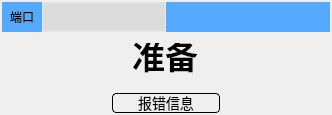
       <widget class="QWidget" name="widget_port4" native="true">
        <property name="styleSheet">
         <string notr="true">QWidget#widget_port4{
	background-color: rgb(247, 247, 247);
	border-color: rgb(0, 170, 255);
	border-style:solid;
	border-width:2px;
}</string>
        </property>
        <layout class="QVBoxLayout" name="verticalLayout_5" stretch="1,4,0">
         <property name="spacing">
          <number>2</number>
         </property>
         <property name="leftMargin">
          <number>2</number>
         </property>
         <property name="topMargin">
          <number>2</number>
         </property>
         <property name="rightMargin">
          <number>2</number>
         </property>
         <property name="bottomMargin">
          <number>2</number>
         </property>
         <item>
          <widget class="QWidget" name="widget_4" native="true">
           <property name="styleSheet">
            <string notr="true">QWidget#widget_4{
	background-color: rgb(85, 170, 255);
}</string>
           </property>
           <layout class="QGridLayout" name="gridLayout_5">
            <property name="leftMargin">
             <number>0</number>
            </property>
            <property name="topMargin">
             <number>0</number>
            </property>
            <property name="rightMargin">
             <number>0</number>
            </property>
            <property name="bottomMargin">
             <number>0</number>
            </property>
            <property name="horizontalSpacing">
             <number>0</number>
            </property>
            <item row="0" column="0">
             <layout class="QHBoxLayout" name="horizontalLayout_35">
              <item>
               <layout class="QHBoxLayout" name="horizontalLayout_36" stretch="0,0">
                <item>
                 <widget class="QLabel" name="label_port4">
                  <property name="sizePolicy">
                   <sizepolicy hsizetype="Minimum" vsizetype="Fixed">
                    <horstretch>0</horstretch>
                    <verstretch>0</verstretch>
                   </sizepolicy>
                  </property>
                  <property name="minimumSize">
                   <size>
                    <width>40</width>
                    <height>30</height>
                   </size>
                  </property>
                  <property name="maximumSize">
                   <size>
                    <width>40</width>
                    <height>16777215</height>
                   </size>
                  </property>
                  <property name="text">
                   <string>端口</string>
                  </property>
                  <property name="alignment">
                   <set>Qt::AlignCenter</set>
                  </property>
                 </widget>
                </item>
                <item>
                 <widget class="QComboBox" name="comboBox_port4">
                  <property name="enabled">
                   <bool>false</bool>
                  </property>
                  <property name="minimumSize">
                   <size>
                    <width>120</width>
                    <height>30</height>
                   </size>
                  </property>
                  <property name="styleSheet">
                   <string notr="true">QComboBox{
color: rgb(104, 112, 130);
font-size:14px;
border-style:solid;
background-color: rgb(245, 245, 245);
border-width:1px;
border-color:rgb(229, 231, 234);
padding-left:5px;
}
QComboBox:disabled
{
color: rgb(150, 150, 150);
font-size:14px;
border-style:solid;
background-color: rgb(220, 220, 220);
border-width:1px;
border-color:rgb(229, 231, 234);
padding-left:5px;
}
QComboBox::drop-down{
border-style:none;
width: 30px;
}
QComboBox::down-arrow {
image: url(:/png/QComboBox_down.png);
}

QComboBox QAbstractItemView::item
{ 
	color: rgb(54, 65, 89);
	height: 25px;  
}</string>
                  </property>
                 </widget>
                </item>
               </layout>
              </item>
              <item>
               <widget class="QLabel" name="label_43">
                <property name="text">
                 <string/>
                </property>
               </widget>
              </item>
             </layout>
            </item>
           </layout>
          </widget>
         </item>
         <item>
          <widget class="QWidget" name="widget_num4" native="true">
           <property name="styleSheet">
            <string notr="true">QWidget#widget_num4{
	border-image: url(:/png/port4.png);
}</string>
           </property>
           <layout class="QVBoxLayout" name="verticalLayout_10">
            <item>
             <widget class="QLineEdit" name="lineEdit_port4">
              <property name="sizePolicy">
               <sizepolicy hsizetype="Preferred" vsizetype="Fixed">
                <horstretch>0</horstretch>
                <verstretch>0</verstretch>
               </sizepolicy>
              </property>
              <property name="contextMenuPolicy">
               <enum>Qt::PreventContextMenu</enum>
              </property>
              <property name="styleSheet">
               <string notr="true">QLineEdit{
	color: rgb(0, 0, 0);
	font-size:25pt;
	font-weight:bold;
	background-color:transparent;
	border-radius:0px;
}</string>
              </property>
              <property name="text">
               <string>准备</string>
              </property>
              <property name="alignment">
               <set>Qt::AlignCenter</set>
              </property>
              <property name="readOnly">
               <bool>true</bool>
              </property>
             </widget>
            </item>
           </layout>
          </widget>
         </item>
         <item>
          <layout class="QHBoxLayout" name="horizontalLayout_37">
           <item>
            <widget class="QLabel" name="label_44">
             <property name="sizePolicy">
              <sizepolicy hsizetype="Minimum" vsizetype="Fixed">
               <horstretch>0</horstretch>
               <verstretch>0</verstretch>
              </sizepolicy>
             </property>
             <property name="text">
              <string/>
             </property>
            </widget>
           </item>
           <item>
            <widget class="QPushButton" name="pushButton_errorInfo4">
             <property name="minimumSize">
              <size>
               <width>0</width>
               <height>20</height>
              </size>
             </property>
             <property name="styleSheet">
              <string notr="true">QPushButton {
	color: rgb(0, 0, 0);
	font-size:14px;
	border-style:solid;
	border-width:1px;
	border-color:rgb(0, 0, 0);
	border-radius:4px;
	padding-left:1px;
	padding-right:1px;
}
QPushButton:hover{
	color: rgb(47, 105, 235);
	background-color: rgba(47, 105, 235, 0.08);
}
QPushButton:pressed{
	color: rgb(47, 105, 235);
	background-color: rgba(47, 105, 235, 0.2);
}</string>
             </property>
             <property name="text">
              <string>报错信息</string>
             </property>
            </widget>
           </item>
           <item>
            <widget class="QLabel" name="label_45">
             <property name="sizePolicy">
              <sizepolicy hsizetype="Minimum" vsizetype="Fixed">
               <horstretch>0</horstretch>
               <verstretch>0</verstretch>
              </sizepolicy>
             </property>
             <property name="text">
              <string/>
             </property>
            </widget>
           </item>
          </layout>
         </item>
        </layout>
       </widget>
